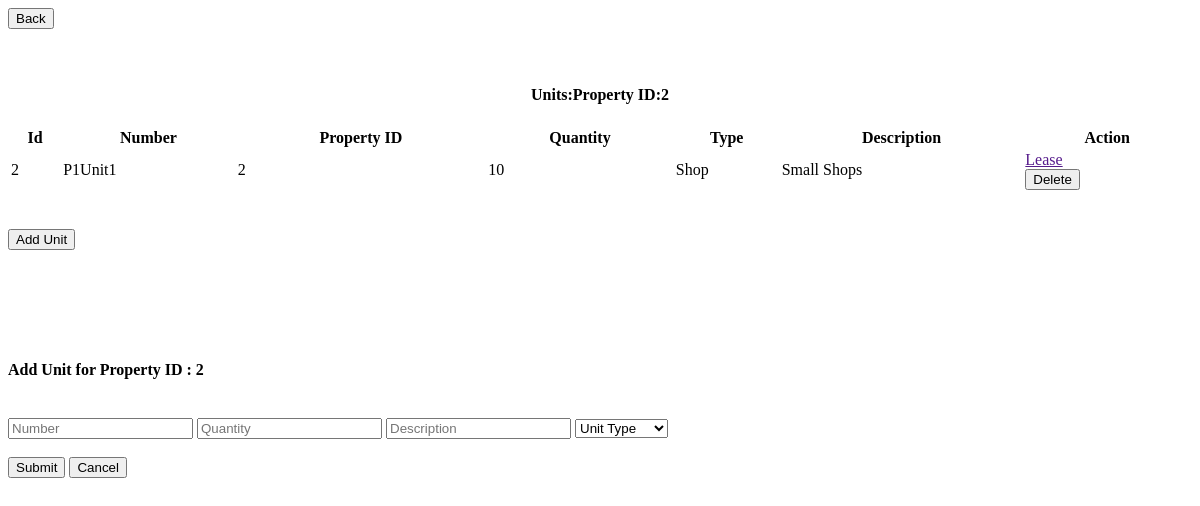
/landlord-property-units/2, run on an earlier commit of the app's database.
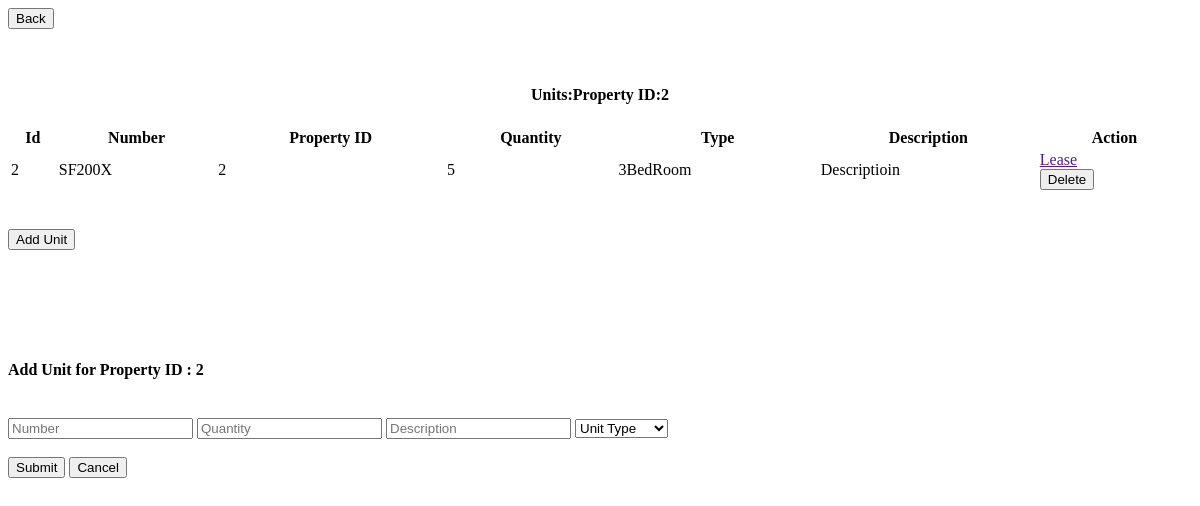
And on a later commit of the database.
### models.py (models this page shows, shortened)
class Unit(Base):
    __tablename__ = 'units'
    id = Column(Integer, primary_key=True, index=True)
    number = Column(String)
    room_quantity = Column(Integer, nullable=False)
    unit_type = Column(Enum("Studio", "1BedRoom", "2BedRoom", "3BedRoom", "Shop"), nullable=False)
    unit_description = Column(String, nullable=False)
    property_id = Column(Integer, ForeignKey('properties.id'))
    tenant_id = Column(Integer, ForeignKey('users.id'))
    suspended = Column(Boolean, default=False)
    property = relationship('Property', back_populates='units')
    lease = relationship('Lease', uselist=False, back_populates='unit')
    created_at = Column(DateTime, default=datetime.datetime.utcnow)
    updated_at = Column(DateTime, default=datetime.datetime.utcnow, onupdate=datetime.datetime.utcnow)

### new_server.py (the view)
@app.route('/landlord-property-units/<int:property_id>')
def landlord_property_units(property_id):
    current_property = db_session.query(Property).filter_by(id=property_id).first()
    back_user_id = current_property.landlord_id
    units = db_session.query(Unit).filter_by(property_id=property_id).all()
    print(f"fetched units for property id : {property_id} is : {units}")
    return render_template('landlord_units.html', units=units, header_title="Units", front_property_id=property_id, back_user_id=back_user_id)

### templates/landlord_units.html (shortened to what this page needs)
<div class="back-container">
    <div class="button-container">
        <button class="button" hx-get="http://localhost:5000/landlord-properties/{{back_user_id}}" hx-target="#dashboard-container" hx-swap="innerHTML" onclick="activateDashboardContainer()">Back</button>
    </div>
</div>
<h4 style="text-align: center;" id="value_header">{{header_title}}:Property ID:{{front_property_id}}</h4>
<table id="example" class="display" style="width:100%">
    <thead>
        <tr>
            <th>Id</th>
            <th>Number</th>
            <th>Property ID</th>
            <th>Quantity</th>
            <th>Type</th>
            <th>Description</th>
            <th>Action</th>
        </tr>
    </thead>
    <tbody>
        {% for unit in units%}
        <tr id="unit-{{unit.id}}">
            <td>{{unit.id}}</td>
            <td>{{unit.number}}</td>
            <td>{{unit.property_id}}</td>
            <td>{{unit.room_quantity}}</td>
            <td>{{unit.unit_type}}</td>
            <td>{{unit.unit_description}}</td>
            <td>
                <div class="table-button-container">
                    <a href="" class="table-button" hx-get="http://localhost:5000/landlord-unit-leases/{{unit.id}}" hx-target="#dashboard-container" hx-swap="innerHTML" onclick="activateDashboardContainer()">Lease</a>
                </div>
                <div class="table-button-container">
                    <button class="table-button" onclick="deleteUnit('{{ unit.id }}')">Delete</button>
                </div>
            </td>
        </tr>
        {% endfor %}
    </tbody>
</table>
<div class="back-container">
    <div class="button-container">
        <button class="button" onclick="loadAddUnitFormModal()">Add Unit</button>
    </div>
</div>
<div class="modal" id="add_unit_modal">
    <div class="modal-content">
        <br>
        <br>
        <br>
        <br>
        <div class="form-square" id="form-holder">
            <form id="add-unit-form" class="right-square">
                <br>
                <h4 id="header_with_property_id">Add Unit for Property ID : {{front_property_id}}</h4>
                <br>
                <input type="text" id="unit_house_number" name="unit_house_number" placeholder="Number" required>
                <input type="text" id="unit_room_quantity" name="unit_room_quantity" placeholder="Quantity" required>
                <input type="text" id="unit_house_description" name="unit_house_description" placeholder="Description" required>
                <select id="unit_type" name="unit_type" required>
                    <option value="" disabled selected hidden>Unit Type</option>
                </select>
                <br>
                <br>
                <div class="button-container">
                    <button class="button" id="confirmButton" type="submit">Submit</button>
                    <button class="button" id="cancelButton" type="button">Cancel</button>
                </div>
            </form>
        </div>
    </div>
</div>

What changed in the data, as far as the page shows it:
changed Unit id 2: number "P1Unit1" → "SF200X"; room_quantity "10" → "5"; unit_type "Shop" → "3BedRoom"; unit_description "Small Shops" → "Descriptioin"
